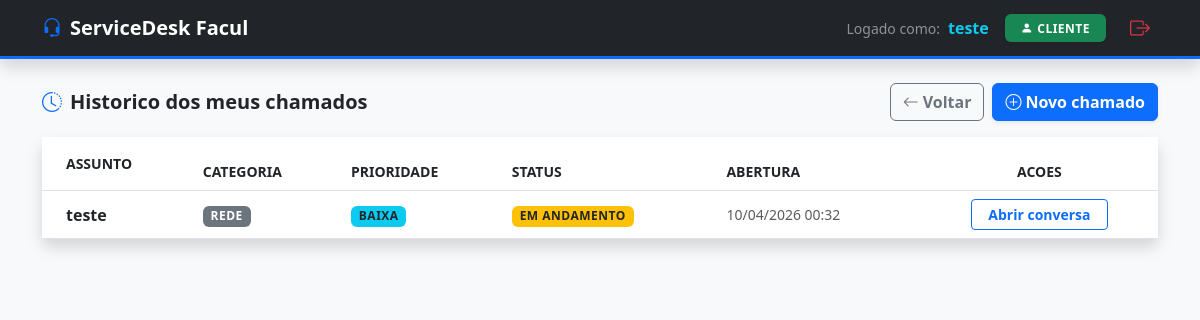
Page /meus-chamados/ (signed in) on the earlier database version.
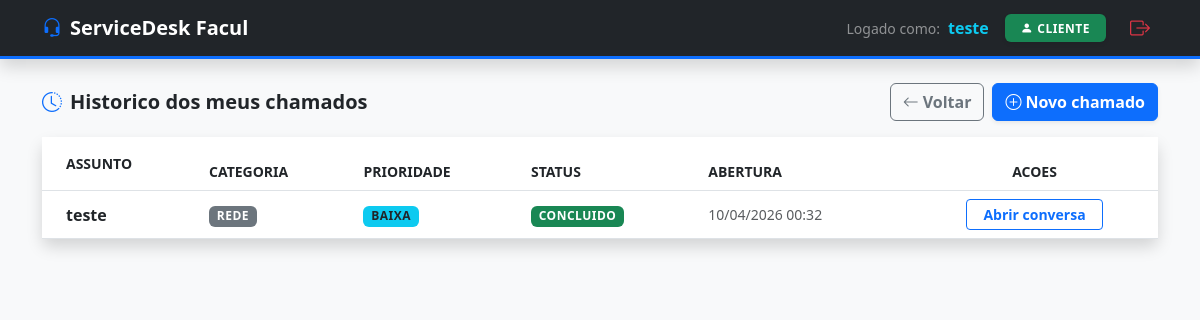
Same page on the later database version.
### chamados/models.py (models this page shows, shortened)
class Chamado(models.Model):
    STATUS_CHOICES = [
        ("aberto", "Aberto"),
        ("andamento", "Em andamento"),
        ("concluido", "Concluido"),
    ]
    PRIORIDADE_CHOICES = [
        ("baixa", "Baixa"),
        ("media", "Media"),
        ("alta", "Alta"),
    ]
    CATEGORIA_CHOICES = [
        ("hardware", "Hardware"),
        ("software", "Software"),
        ("rede", "Rede"),
        ("acesso", "Acesso"),
        ("outros", "Outros"),
    ]
    titulo = models.CharField(max_length=100)
    descricao = models.TextField()
    categoria = models.CharField(
        max_length=20, choices=CATEGORIA_CHOICES, default="outros"
    )
    usuario = models.ForeignKey(User, on_delete=models.CASCADE)
    status = models.CharField(max_length=20, choices=STATUS_CHOICES, default="aberto")
    prioridade = models.CharField(max_length=20, choices=PRIORIDADE_CHOICES)
    data_criacao = models.DateTimeField(auto_now_add=True)
    class Meta:
        ordering = ["-data_criacao"]

### chamados/views.py (the view)
@login_required
def historico_chamados_cliente(request):
    if request.user.is_staff or request.user.is_superuser:
        messages.info(
            request,
            "O historico individual e destinado ao perfil cliente.",
        )
        return redirect("lista_chamados")
    chamados = Chamado.objects.filter(usuario=request.user)
    return render(
        request,
        "chamados/meus_chamados/index.html",
        {"chamados": chamados},
    )

### chamados/templates/chamados/meus_chamados/index.html (shortened to what the changed rows need)
{% load static %}
<!DOCTYPE html>
<html lang="pt-br">
<head>
    <link href="https://cdn.jsdelivr.net/npm/bootstrap@5.3.0/dist/css/bootstrap.min.css" rel="stylesheet">
    <link rel="stylesheet" href="https://cdn.jsdelivr.net/npm/bootstrap-icons@1.11.1/font/bootstrap-icons.css">
</head>
<body class="bg-light">
    <main class="container">
        <div class="card shadow border-0 rounded-3">
            <div class="card-body p-0">
                <div class="table-responsive">
                    <table class="table table-hover align-middle mb-0">
                        <thead>
                            <tr class="text-secondary small">
                                <th class="ps-4 py-3">ASSUNTO</th>
                                <th>CATEGORIA</th>
                                <th>PRIORIDADE</th>
                                <th>STATUS</th>
                                <th>ABERTURA</th>
                                <th class="text-center">ACOES</th>
                            </tr>
                        </thead>
                        <tbody>
                            {% for chamado in chamados %}
                                <tr>
                                    <td class="ps-4 fw-bold text-dark">{{ chamado.titulo }}</td>
                                    <td><span class="badge bg-secondary">{{ chamado.get_categoria_display }}</span></td>
                                    <td>
                                        {% if chamado.prioridade == 'alta' %}
                                            <span class="badge bg-danger text-white">Alta</span>
                                        {% elif chamado.prioridade == 'media' %}
                                            <span class="badge bg-warning text-dark">Media</span>
                                        {% else %}
                                            <span class="badge bg-info text-dark">Baixa</span>
                                        {% endif %}
                                    </td>
                                    <td>
                                        {% if chamado.status == 'aberto' %}
                                            <span class="badge bg-primary">Aberto</span>
                                        {% elif chamado.status == 'andamento' %}
                                            <span class="badge bg-warning text-dark">Em andamento</span>
                                        {% elif chamado.status == 'concluido' %}
                                            <span class="badge bg-success">Concluido</span>
                                        {% else %}
                                            <span class="badge bg-secondary">Status indefinido</span>
                                        {% endif %}
                                    </td>
                                    <td class="text-muted small">{{ chamado.data_criacao|date:"d/m/Y H:i" }}</td>
                                    <td class="text-center">
                                        <a href="{% url 'detalhe_chamado_cliente' chamado.id %}" class="btn btn-sm btn-outline-primary px-3 fw-bold">
                                            Abrir conversa
                                        </a>
                                    </td>
                                </tr>
                            {% endfor %}
                        </tbody>
                    </table>
                </div>
            </div>
        </div>
    </main>
</body>
</html>

Differences in the rows shown:
changed Chamado "teste": status "EM ANDAMENTO" → "CONCLUIDO"
